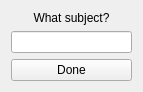
<?xml version="1.0" encoding="UTF-8"?>
<ui version="4.0">
 <class>Form</class>
 <widget class="QWidget" name="Form">
  <property name="geometry">
   <rect>
    <x>0</x>
    <y>0</y>
    <width>143</width>
    <height>91</height>
   </rect>
  </property>
  <property name="windowTitle">
   <string>Form</string>
  </property>
  <layout class="QFormLayout" name="formLayout">
   <item row="1" column="0" colspan="2">
    <widget class="QLineEdit" name="subject_line_edit"/>
   </item>
   <item row="0" column="0" colspan="2">
    <widget class="QLabel" name="prompt_label">
     <property name="text">
      <string>What subject?</string>
     </property>
     <property name="alignment">
      <set>Qt::AlignCenter</set>
     </property>
    </widget>
   </item>
   <item row="2" column="0" colspan="2">
    <widget class="QPushButton" name="done_button">
     <property name="text">
      <string>Done</string>
     </property>
    </widget>
   </item>
  </layout>
 </widget>
 <resources/>
 <connections/>
</ui>
